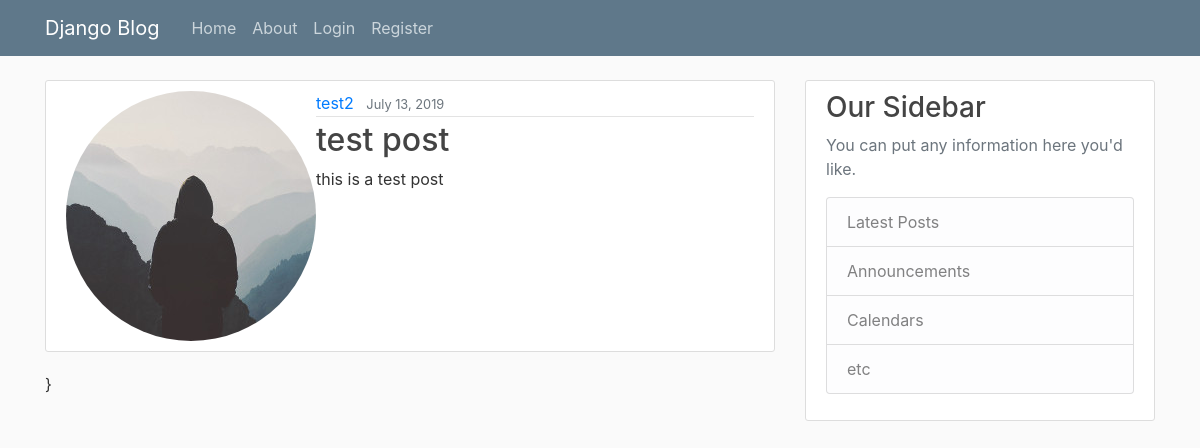
Screenshot of /post/7/ with the database file from the repository.
### blog/models.py (models this page shows, shortened)
class Post(models.Model):
	title=models.CharField(max_length=100)
	content=models.TextField()
	date_posted=models.DateTimeField(default=timezone.now)
	author=models.ForeignKey(User,on_delete=models.CASCADE)
	file= models.FileField(default='default.jpg')

### users/models.py (models this page shows, shortened)
class Profile(models.Model):
	user=models.OneToOneField(User,on_delete=models.CASCADE)
	image=models.ImageField(default='default.jpg',upload_to='profile_pics')

### blog/views.py (the view)
# urls.py: path('post/<int:pk>/',PostDetailView.as_view(),name='post-detail'),
class PostDetailView(DetailView):
	model=Post

### blog/templates/blog/post_detail.html (shortened to what this page needs)
{% extends "blog/base.html" %}
{% block content %}
		<article class="media content-section">
		<img class="rounded-circle" src="{{object.author.profile.image.url}}">
		  <div class="media-body">
		    <div class="article-metadata">
		      <a class="mr-2" href="#">{{ object.author }}</a>
		      <small class="text-muted">{{ object.date_posted|date:"F d, Y" }}</small>
		    </div>
		    <h2 class="article-title">{{ object.title }}</a></h2>
		    <p class="article-content">{{ object.content }}</p>
		  </div>
		</article>
{% endblock content %}

### blog/static/blog/main.css (style rules this page uses)
body { background: #fafafa; color: #333333; margin-top: 5rem; }
h1, h2, h3, h4, h5, h6 { color: #444444; }
.content-section { background: #ffffff; padding: 10px 20px; border: 1px solid #dddddd; border-radius: 3px; margin-bottom: 20px; }
.article-title { color: #444444; }
.article-content { white-space: pre-line; }
.article-metadata { padding-bottom: 1px; margin-bottom: 4px; border-bottom: 1px solid #e3e3e3 }

### rows the page displays
Post: author.profile.image (placeholder picture), author "test2", date_posted "July 13, 2019", title "test post", content "this is a test post"
